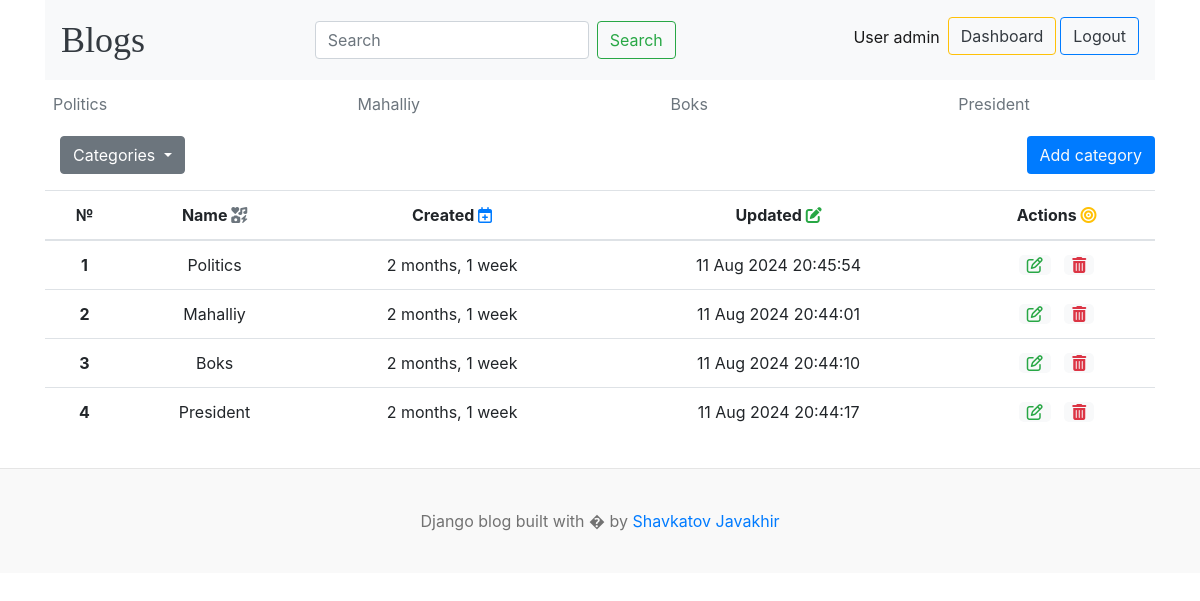
Screenshot of /dashboard/categories/ (signed in) with the database file from the repository.
### blogs/models.py (models this page shows, shortened)
class Category(models.Model):
    name = models.CharField(max_length=255)
    created_at = models.DateTimeField(auto_now_add=True)
    updated_at = models.DateTimeField(auto_now=True)
    class Meta:
        verbose_name_plural = 'Categories'
        verbose_name = 'Category'

### dashboardapp/views.py (the view)
# urls.py: path("categories/", categories, name="categories"),
@login_required(login_url='login')
def categories(request):
    return render(request, "categories.html")

### blogs/context_processor.py (called while the page is built)
def header(req):
    category = Category.objects.all()
    context = {
        'categories': category
    }
    return context

def get_about(request):
    about = About.objects.all()
    links = Social_links.objects.all()
    telegram = links.get(name='Telegram')
    context = {
        'about': about,
        'links': links,
        'telegram': telegram
        }
    return context

### dashboardapp/templates/categories.html (shortened to what this page needs)
{% extends 'header.html' %} {% load static %} {% block content %}
<div class="row">
<div class="col-3">
  {% include 'left_side.html' %}
</div>
<div class="col-9 text-right">
  <a href="{% url 'add_category' %}" class="btn bg-primary text-light">Add category</a>
</div>
</div>
<div class="row my-3">
  <div class="col-12" style="overflow-x: auto;">
    <table
      class="table table-hover">
      <tr class="text-center">
        <th scope="col">№</th>
        <th scope="col">Name <i class="text-secondary fa-solid fa-icons"></i></th>
        <th scope="col">Created <i class="fa-regular fa-calendar-plus text-primary"></i></th>
        <th scope="col">Updated <i class="fa-solid fa-pen-to-square text-success"></i></th>
        <th scope="col">Actions <i class="text-warning fa-solid fa-bullseye"></i></th>
      </tr>
      <tbody>
        {% for cat in categories %}
        <tr class="text-center">
          <th scope="row">{{forloop.counter}}</th>
          <td>{{cat.name}}</td>
          <td>{{cat.created_at|timesince}}</td>
          <td>{{cat.updated_at|date:'d M Y H:i:s'}}</td>
          <td>
            <a href="{% url 'edit_category' cat.id %}" class="text-success px-2 bg-light" style="border-radius: 5px;"
              ><i class="fa-regular fa-pen-to-square"></i></a
            >&nbsp;&nbsp;
            <a href="{% url 'delete_category' cat.id %}" class="text-danger px-2 bg-light" style="border-radius: 5px;"
              ><i class="fa-solid fa-trash-can"></i
            ></a>
          </td>
        </tr>
        {% endfor %}
      </tbody>
    </table>
  </div>
</div>
{% endblock %}

### templates/header.html (shortened to what this page needs)
{% load static %}
<!DOCTYPE html>
<html lang="en">
<head>
    <link href="https://getbootstrap.com/docs/4.0/dist/css/bootstrap.min.css" rel="stylesheet">
    <link href="{% static 'css/blog.css' %}" rel="stylesheet">
  </head>
<body>
<div class="container">
<nav class="navbar navbar-expand-lg navbar-light bg-light">
  <a class="navbar-brand mr-auto blog-header-logo text-dark" href="{% url 'blogs' %}">Blogs</a>
  <div class="collapse navbar-collapse" id="navbarSupportedContent">
    <form class="form-inline my-2 my-lg-0 ml-auto" action="{% url 'search' %}" method="get">
      {% if user.is_authenticated %}
      <input class="form-control fl mr-sm-2" type="search" name="keyword" value="{{keyword}}" placeholder="Search" aria-label="Search">
      <button class="btn btn-outline-success fl my-2 my-sm-0" type="submit" style="max-width: 100%;">Search</button>
      {% endif %}
    </form>
    <ul class="navbar-nav ml-auto">
    {% if user.is_authenticated %}
      <li class="nav-item active text-right">
        <a class="nav-link" href="#">User {{user}} <span class="sr-only">(current)</span></a>
      </li>
      <li class="nav-item mr-1 mb-2 text-right">
        <a href="{% url 'dashboard' %}" class="btn fl btn-outline-warning text-dark">Dashboard</a>
      </li>
      <li class="nav-item text-right">
        <a href="{% url 'logout' %}" class="btn fl btn-outline-primary text-dark">Logout</a>
      </li>
      {% endif %}
    </ul>
  </div>
</nav>
      <div class="nav-scroller py-1 mb-2">
        <nav class="nav d-flex justify-content-between">
          {% if user.is_authenticated %}
          {% for category in categories %}
          <a class="p-2 text-muted" href="{% url 'posts_by_category' category.id %}">{{category.name}}</a>
          {% endfor %}
          {% endif %}
        </nav>
      </div>
    {% block content %}
    {% endblock %}
    </div>
<footer class="blog-footer">
  <p>Django blog built with � by <a href="{{telegram.link}}" target="_blank">Shavkatov Javakhir</a></p>
</footer>
</body>
</html>

### blog/static/css/blog.css (style rules this page uses)
.blog-header-logo { font-family: "Playfair Display", Georgia, "Times New Roman", serif; font-size: 2.25rem; }
.blog-footer { padding: 2.5rem 0; color: #727272; text-align: center; background-color: #f9f9f9; border-top: .05rem solid #e5e5e5; }
.blog-footer p:last-child { margin-bottom: 0; }

### rows the page displays
Category: name "Politics", created_at "2 months, 1 week", updated_at "11 Aug 2024 20:45:54"
Category: name "Mahalliy", created_at "2 months, 1 week", updated_at "11 Aug 2024 20:44:01"
Category: name "Boks", created_at "2 months, 1 week", updated_at "11 Aug 2024 20:44:10"
Category: name "President", created_at "2 months, 1 week", updated_at "11 Aug 2024 20:44:17"

### other values shown
{{ user }} "admin"
